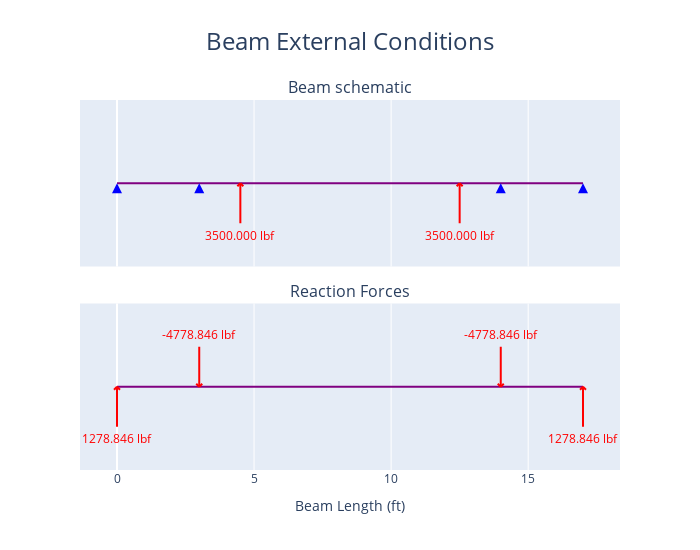
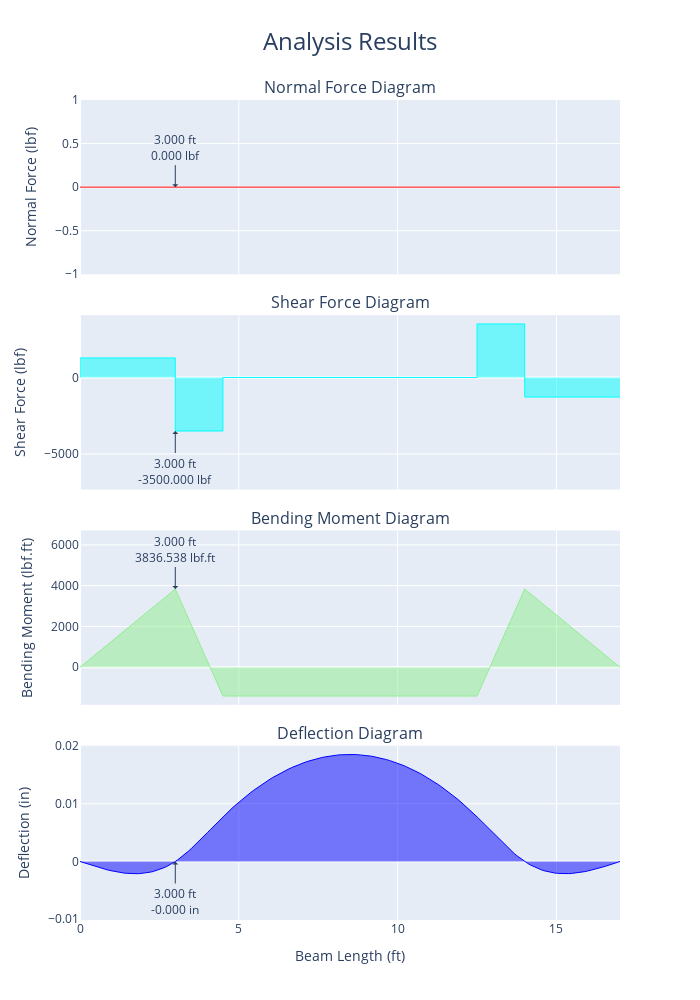

The code cell stored with these charts, in order, in its notebook:
### Code cell
beam = Beam(17)
from beam_analysis.initialize_beam import initialize_beam_lbs
beam = initialize_beam_lbs(beam)
a = Support(0, (1, 1, 0))
b = Support(3, (1, 1, 0))
c = Support(14, (1, 1, 0))
d = Support(17, (1, 1, 0))
beam.add_supports(a,b,c,d)

load1 = PointLoadV(3500, 4.5)
load2 = PointLoadV(3500, 12.5)
beam.add_loads(load1, load2)

beam.analyse()

beam.add_query_points(3)
fig1 = beam.plot_beam_external()
fig2 = beam.plot_beam_internal()

fig1.show()
fig2.show()

### Figure 1 — Plotly figure (JSON) as saved in the notebook; plotly's stock layout.template omitted (floating-point values rounded to 4 significant figures)
{"data": [{"hoverinfo": "skip", "hovertemplate": "%{x} %{meta[0]}", "line": {"color": "purple", "width": 2}, "meta": ["ft"], "mode": "lines", "name": "Beam_", "type": "scatter", "x": [0, 17], "xaxis": "x", "y": [0, 0], "yaxis": "y"}, {"hoverinfo": "skip", "hovertemplate": "x: %{x:.3f} %{meta[1]}<br>Fixed: %{meta[0]}", "marker": {"color": "blue", "size": 10, "symbol": "triangle-up"}, "meta": ["[1, 1, 0]", "m"], "mode": "markers", "name": "Support", "opacity": 0, "showlegend": false, "type": "scatter", "x": [0], "xaxis": "x", "y": [0], "yaxis": "y"}, {"fill": "toself", "hoverinfo": "skip", "marker": {"color": "blue", "size": 10, "symbol": "arrow-up"}, "mode": "markers", "name": "Support", "showlegend": false, "type": "scatter", "x": [0], "xaxis": "x", "y": [0], "yaxis": "y"}, {"hoverinfo": "skip", "hovertemplate": "x: %{x:.3f} %{meta[1]}<br>Fixed: %{meta[0]}", "marker": {"color": "blue", "size": 10, "symbol": "triangle-up"}, "meta": ["[1, 1, 0]", "m"], "mode": "markers", "name": "Support", "opacity": 0, "showlegend": false, "type": "scatter", "x": [3], "xaxis": "x", "y": [0], "yaxis": "y"}, {"fill": "toself", "hoverinfo": "skip", "marker": {"color": "blue", "size": 10, "symbol": "arrow-up"}, "mode": "markers", "name": "Support", "showlegend": false, "type": "scatter", "x": [3], "xaxis": "x", "y": [0], "yaxis": "y"}, {"hoverinfo": "skip", "hovertemplate": "x: %{x:.3f} %{meta[1]}<br>Fixed: %{meta[0]}", "marker": {"color": "blue", "size": 10, "symbol": "triangle-up"}, "meta": ["[1, 1, 0]", "m"], "mode": "markers", "name": "Support", "opacity": 0, "showlegend": false, "type": "scatter", "x": [14], "xaxis": "x", "y": [0], "yaxis": "y"}, {"fill": "toself", "hoverinfo": "skip", "marker": {"color": "blue", "size": 10, "symbol": "arrow-up"}, "mode": "markers", "name": "Support", "showlegend": false, "type": "scatter", "x": [14], "xaxis": "x", "y": [0], "yaxis": "y"}, {"hoverinfo": "skip", "hovertemplate": "x: %{x:.3f} %{meta[1]}<br>Fixed: %{meta[0]}", "marker": {"color": "blue", "size": 10, "symbol": "triangle-up"}, "meta": ["[1, 1, 0]", "m"], "mode": "markers", "name": "Support", "opacity": 0, "showlegend": false, "type": "scatter", "x": [17], "xaxis": "x", "y": [0], "yaxis": "y"}, {"fill": "toself", "hoverinfo": "skip", "marker": {"color": "blue", "size": 10, "symbol": "arrow-up"}, "mode": "markers", "name": "Support", "showlegend": false, "type": "scatter", "x": [17], "xaxis": "x", "y": [0], "yaxis": "y"}, {"hoverinfo": "skip", "hovertemplate": "x: %{meta[1]:.3f} %{meta[2]}<br>Force: %{meta[0]:.3f} %{meta[3]}            <br>Angle: %{meta[5]:.3f} deg", "marker": {"color": "red", "size": 10, "symbol": "triangle-up"}, "meta": [3500, 4.5, "ft", "lbf", "lbf.ft", 90], "mode": "markers", "name": "Point<br>Load", "opacity": 0, "showlegend": false, "type": "scatter", "x": [4.5], "xaxis": "x", "y": [0], "yaxis": "y"}, {"hoverinfo": "skip", "hovertemplate": "x: %{meta[1]:.3f} %{meta[2]}<br>Force: %{meta[0]:.3f} %{meta[3]}            <br>Angle: %{meta[5]:.3f} deg", "marker": {"color": "red", "size": 10, "symbol": "triangle-up"}, "meta": [3500, 12.5, "ft", "lbf", "lbf.ft", 90], "mode": "markers", "name": "Point<br>Load", "opacity": 0, "showlegend": false, "type": "scatter", "x": [12.5], "xaxis": "x", "y": [0], "yaxis": "y"}, {"hoverinfo": "skip", "hovertemplate": "%{x}", "line": {"color": "purple", "width": 2}, "mode": "lines", "name": "Beam", "type": "scatter", "x": [0, 17], "xaxis": "x2", "y": [0, 0], "yaxis": "y2"}, {"hoverinfo": "skip", "hovertemplate": "Reactions<br>x coord: %{x:.3f} %{meta[3]}<br>y: %{meta[1]:.3f} %{meta[4]}", "marker": {"color": "red", "size": 10, "symbol": "triangle-up"}, "meta": [0, 1279.0, 0, "ft", "lbf", "lbf.ft"], "mode": "markers", "name": "Reaction", "opacity": 0, "showlegend": false, "type": "scatter", "x": [0], "xaxis": "x2", "y": [0], "yaxis": "y2"}, {"hoverinfo": "skip", "hovertemplate": "Reactions<br>x coord: %{x:.3f} %{meta[3]}<br>y: %{meta[1]:.3f} %{meta[4]}", "marker": {"color": "red", "size": 10, "symbol": "triangle-up"}, "meta": [0, -4779.0, 0, "ft", "lbf", "lbf.ft"], "mode": "markers", "name": "Reaction", "opacity": 0, "showlegend": false, "type": "scatter", "x": [3], "xaxis": "x2", "y": [0], "yaxis": "y2"}, {"hoverinfo": "skip", "hovertemplate": "Reactions<br>x coord: %{x:.3f} %{meta[3]}<br>y: %{meta[1]:.3f} %{meta[4]}", "marker": {"color": "red", "size": 10, "symbol": "triangle-up"}, "meta": [0, -4779.0, 0, "ft", "lbf", "lbf.ft"], "mode": "markers", "name": "Reaction", "opacity": 0, "showlegend": false, "type": "scatter", "x": [14], "xaxis": "x2", "y": [0], "yaxis": "y2"}, {"hoverinfo": "skip", "hovertemplate": "Reactions<br>x coord: %{x:.3f} %{meta[3]}<br>y: %{meta[1]:.3f} %{meta[4]}", "marker": {"color": "red", "size": 10, "symbol": "triangle-up"}, "meta": [0, 1279.0, 0, "ft", "lbf", "lbf.ft"], "mode": "markers", "name": "Reaction", "opacity": 0, "showlegend": false, "type": "scatter", "x": [17], "xaxis": "x2", "y": [0], "yaxis": "y2"}], "layout": {"annotations": [{"font": {"size": 16}, "showarrow": false, "text": "Beam schematic", "x": 0.5, "xanchor": "center", "xref": "paper", "y": 1, "yanchor": "bottom", "yref": "paper"}, {"font": {"size": 16}, "showarrow": false, "text": "Reaction Forces", "x": 0.5, "xanchor": "center", "xref": "paper", "y": 0.45, "yanchor": "bottom", "yref": "paper"}, {"font": {"color": "red"}, "showarrow": false, "text": "3500.000 lbf", "x": 4.5, "xref": "x", "xshift": 0, "y": 0, "yref": "y", "yshift": -52}, {"font": {"color": "red"}, "showarrow": false, "text": "3500.000 lbf", "x": 12.5, "xref": "x", "xshift": 0, "y": 0, "yref": "y", "yshift": -52}, {"font": {"color": "red"}, "showarrow": false, "text": "1278.846 lbf", "x": 0, "xref": "x2", "xshift": 0, "y": 0, "yref": "y2", "yshift": -52}, {"font": {"color": "red"}, "showarrow": false, "text": "-4778.846 lbf", "x": 3, "xref": "x2", "xshift": 0, "y": 0, "yref": "y2", "yshift": 52}, {"font": {"color": "red"}, "showarrow": false, "text": "-4778.846 lbf", "x": 14, "xref": "x2", "xshift": 0, "y": 0, "yref": "y2", "yshift": 52}, {"font": {"color": "red"}, "showarrow": false, "text": "1278.846 lbf", "x": 17, "xref": "x2", "xshift": 0, "y": 0, "yref": "y2", "yshift": -52}], "height": 550, "hovermode": "x", "shapes": [{"line": {"color": "red", "width": 2}, "type": "line", "x0": 0, "x1": 3, "xanchor": 4.5, "xref": "x", "xsizemode": "pixel", "y0": 0, "y1": -3, "yanchor": 0, "yref": "y", "ysizemode": "pixel"}, {"line": {"color": "red", "width": 2}, "type": "line", "x0": 0, "x1": -3, "xanchor": 4.5, "xref": "x", "xsizemode": "pixel", "y0": 0, "y1": -3, "yanchor": 0, "yref": "y", "ysizemode": "pixel"}, {"line": {"color": "red", "width": 2}, "type": "line", "x0": 0, "x1": 0, "xanchor": 4.5, "xref": "x", "xsizemode": "pixel", "y0": 0, "y1": -40, "yanchor": 0, "yref": "y", "ysizemode": "pixel"}, {"line": {"color": "red", "width": 2}, "type": "line", "x0": 0, "x1": 3, "xanchor": 12.5, "xref": "x", "xsizemode": "pixel", "y0": 0, "y1": -3, "yanchor": 0, "yref": "y", "ysizemode": "pixel"}, {"line": {"color": "red", "width": 2}, "type": "line", "x0": 0, "x1": -3, "xanchor": 12.5, "xref": "x", "xsizemode": "pixel", "y0": 0, "y1": -3, "yanchor": 0, "yref": "y", "ysizemode": "pixel"}, {"line": {"color": "red", "width": 2}, "type": "line", "x0": 0, "x1": 0, "xanchor": 12.5, "xref": "x", "xsizemode": "pixel", "y0": 0, "y1": -40, "yanchor": 0, "yref": "y", "ysizemode": "pixel"}, {"line": {"color": "red", "width": 2}, "type": "line", "x0": 0, "x1": 3, "xanchor": 0, "xref": "x2", "xsizemode": "pixel", "y0": 0, "y1": -3, "yanchor": 0, "yref": "y2", "ysizemode": "pixel"}, {"line": {"color": "red", "width": 2}, "type": "line", "x0": 0, "x1": -3, "xanchor": 0, "xref": "x2", "xsizemode": "pixel", "y0": 0, "y1": -3, "yanchor": 0, "yref": "y2", "ysizemode": "pixel"}, {"line": {"color": "red", "width": 2}, "type": "line", "x0": 0, "x1": 0, "xanchor": 0, "xref": "x2", "xsizemode": "pixel", "y0": 0, "y1": -40, "yanchor": 0, "yref": "y2", "ysizemode": "pixel"}, {"line": {"color": "red", "width": 2}, "type": "line", "x0": 0, "x1": -3, "xanchor": 3, "xref": "x2", "xsizemode": "pixel", "y0": 0, "y1": 3, "yanchor": 0, "yref": "y2", "ysizemode": "pixel"}, {"line": {"color": "red", "width": 2}, "type": "line", "x0": 0, "x1": 3, "xanchor": 3, "xref": "x2", "xsizemode": "pixel", "y0": 0, "y1": 3, "yanchor": 0, "yref": "y2", "ysizemode": "pixel"}, {"line": {"color": "red", "width": 2}, "type": "line", "x0": 0, "x1": 0, "xanchor": 3, "xref": "x2", "xsizemode": "pixel", "y0": 0, "y1": 40, "yanchor": 0, "yref": "y2", "ysizemode": "pixel"}, {"line": {"color": "red", "width": 2}, "type": "line", "x0": 0, "x1": -3, "xanchor": 14, "xref": "x2", "xsizemode": "pixel", "y0": 0, "y1": 3, "yanchor": 0, "yref": "y2", "ysizemode": "pixel"}, {"line": {"color": "red", "width": 2}, "type": "line", "x0": 0, "x1": 3, "xanchor": 14, "xref": "x2", "xsizemode": "pixel", "y0": 0, "y1": 3, "yanchor": 0, "yref": "y2", "ysizemode": "pixel"}, {"line": {"color": "red", "width": 2}, "type": "line", "x0": 0, "x1": 0, "xanchor": 14, "xref": "x2", "xsizemode": "pixel", "y0": 0, "y1": 40, "yanchor": 0, "yref": "y2", "ysizemode": "pixel"}, {"line": {"color": "red", "width": 2}, "type": "line", "x0": 0, "x1": 3, "xanchor": 17, "xref": "x2", "xsizemode": "pixel", "y0": 0, "y1": -3, "yanchor": 0, "yref": "y2", "ysizemode": "pixel"}, {"line": {"color": "red", "width": 2}, "type": "line", "x0": 0, "x1": -3, "xanchor": 17, "xref": "x2", "xsizemode": "pixel", "y0": 0, "y1": -3, "yanchor": 0, "yref": "y2", "ysizemode": "pixel"}, {"line": {"color": "red", "width": 2}, "type": "line", "x0": 0, "x1": 0, "xanchor": 17, "xref": "x2", "xsizemode": "pixel", "y0": 0, "y1": -40, "yanchor": 0, "yref": "y2", "ysizemode": "pixel"}], "showlegend": false, "title": {"font": {"size": 24}, "text": "Beam External Conditions", "x": 0.5}, "width": 700, "xaxis": {"anchor": "y", "domain": [0, 1], "matches": "x2", "showticklabels": false}, "xaxis2": {"anchor": "y2", "domain": [0, 1], "title": {"text": "Beam Length (ft)"}}, "yaxis": {"anchor": "x", "domain": [0.55, 1], "fixedrange": true, "range": [-3, 3], "visible": false}, "yaxis2": {"anchor": "x2", "domain": [0, 0.45], "fixedrange": true, "range": [-3, 3], "visible": false}}}

### Figure 2 — Plotly figure (JSON) as saved in the notebook; plotly's stock layout.template omitted (floating-point values rounded to 4 significant figures; data arrays with more than 128 entries replaced by an {"elided": "..."} marker saying what was removed)
{"data": [{"fill": "tozeroy", "hovertemplate": "x: %{x:.3f} %{meta[0]}<br>f(x): %{y:.3f} %{meta[1]}", "line": {"color": "red", "width": 1}, "meta": ["ft", "lbf"], "mode": "lines", "name": "Normal Force", "type": "scatter", "x": {"elided": "210 float values"}, "xaxis": "x", "y": {"elided": "210 int values"}, "yaxis": "y"}, {"fill": "tozeroy", "hovertemplate": "x: %{x:.3f} %{meta[0]}<br>f(x): %{y:.3f} %{meta[1]}", "line": {"color": "aqua", "width": 1}, "meta": ["ft", "lbf"], "mode": "lines", "name": "Shear Force", "type": "scatter", "x": {"elided": "210 float values"}, "xaxis": "x2", "y": {"elided": "210 float values"}, "yaxis": "y2"}, {"fill": "tozeroy", "hovertemplate": "x: %{x:.3f} %{meta[0]}<br>f(x): %{y:.3f} %{meta[1]}", "line": {"color": "lightgreen", "width": 1}, "meta": ["ft", "lbf.ft"], "mode": "lines", "name": "Bending Moment", "type": "scatter", "x": {"elided": "210 float values"}, "xaxis": "x3", "y": {"elided": "210 float values"}, "yaxis": "y3"}, {"fill": "tozeroy", "hovertemplate": "x: %{x:.3f} %{meta[0]}<br>f(x): %{y:.3f} %{meta[1]}", "line": {"color": "blue", "width": 1}, "meta": ["ft", "in"], "mode": "lines", "name": "Deflection", "type": "scatter", "x": {"elided": "210 float values"}, "xaxis": "x4", "y": {"elided": "210 float values"}, "yaxis": "y4"}], "layout": {"annotations": [{"font": {"size": 16}, "showarrow": false, "text": "Normal Force Diagram", "x": 0.5, "xanchor": "center", "xref": "paper", "y": 1, "yanchor": "bottom", "yref": "paper"}, {"font": {"size": 16}, "showarrow": false, "text": "Shear Force Diagram", "x": 0.5, "xanchor": "center", "xref": "paper", "y": 0.7375, "yanchor": "bottom", "yref": "paper"}, {"font": {"size": 16}, "showarrow": false, "text": "Bending Moment Diagram", "x": 0.5, "xanchor": "center", "xref": "paper", "y": 0.475, "yanchor": "bottom", "yref": "paper"}, {"font": {"size": 16}, "showarrow": false, "text": "Deflection Diagram", "x": 0.5, "xanchor": "center", "xref": "paper", "y": 0.2125, "yanchor": "bottom", "yref": "paper"}, {"arrowhead": 1, "ax": 0, "ay": -40, "showarrow": true, "text": "3.000 ft<br>0.000 lbf", "x": 3, "xref": "x", "y": 0, "yref": "y"}, {"arrowhead": 1, "ax": 0, "ay": 40, "showarrow": true, "text": "3.000 ft<br>-3500.000 lbf", "x": 3, "xref": "x2", "y": -3500, "yref": "y2"}, {"arrowhead": 1, "ax": 0, "ay": -40, "showarrow": true, "text": "3.000 ft<br>3836.538 lbf.ft", "x": 3, "xref": "x3", "y": 3837.0, "yref": "y3"}, {"arrowhead": 1, "ax": 0, "ay": 40, "showarrow": true, "text": "3.000 ft<br>-0.000 in", "x": 3, "xref": "x4", "y": -4e-10, "yref": "y4"}], "height": 1000, "showlegend": false, "title": {"font": {"size": 24}, "text": "Analysis Results", "x": 0.5}, "width": 700, "xaxis": {"anchor": "y", "domain": [0, 1], "matches": "x4", "showticklabels": false}, "xaxis2": {"anchor": "y2", "domain": [0, 1], "matches": "x4", "showticklabels": false}, "xaxis3": {"anchor": "y3", "domain": [0, 1], "matches": "x4", "showticklabels": false}, "xaxis4": {"anchor": "y4", "domain": [0, 1], "title": {"text": "Beam Length (ft)"}}, "yaxis": {"anchor": "x", "domain": [0.7875, 1], "title": {"text": "Normal Force (lbf)"}}, "yaxis2": {"anchor": "x2", "domain": [0.525, 0.7375], "title": {"text": "Shear Force (lbf)"}}, "yaxis3": {"anchor": "x3", "domain": [0.2625, 0.475], "title": {"text": "Bending Moment (lbf.ft)"}}, "yaxis4": {"anchor": "x4", "domain": [0, 0.2125], "title": {"text": "Deflection (in)"}}}}
